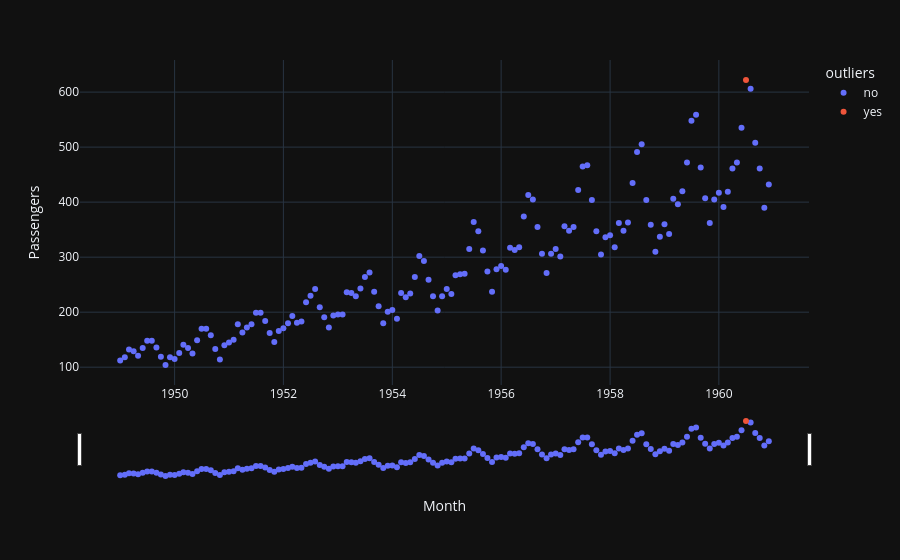

This figure's notebook cell:
### Code cell
fig = px.scatter(pas.reset_index(), x='Month', y='Passengers', color='outliers')
fig.update_xaxes(
    rangeslider_visible=True,
)
fig.show()

### Figure 1 — Plotly figure (JSON) as saved in the notebook; plotly's stock layout.template omitted (floating-point values rounded to 4 significant figures; data arrays with more than 128 entries replaced by an {"elided": "..."} marker saying what was removed)
{"data": [{"hovertemplate": "outliers=no<br>Month=%{x}<br>Passengers=%{y}<extra></extra>", "legendgroup": "no", "marker": {"color": "#636efa", "symbol": "circle"}, "mode": "markers", "name": "no", "orientation": "v", "showlegend": true, "x": {"elided": "143 str values"}, "xaxis": "x", "y": {"elided": "143 int values"}, "yaxis": "y", "type": "scatter"}, {"hovertemplate": "outliers=yes<br>Month=%{x}<br>Passengers=%{y}<extra></extra>", "legendgroup": "yes", "marker": {"color": "#EF553B", "symbol": "circle"}, "mode": "markers", "name": "yes", "orientation": "v", "showlegend": true, "x": ["1960-07-01T00:00:00.000000000"], "xaxis": "x", "y": [622], "yaxis": "y", "type": "scatter"}], "layout": {"xaxis": {"anchor": "y", "domain": [0.0, 1.0], "title": {"text": "Month"}, "rangeslider": {"visible": true}}, "yaxis": {"anchor": "x", "domain": [0.0, 1.0], "title": {"text": "Passengers"}}, "legend": {"title": {"text": "outliers"}, "tracegroupgap": 0}, "margin": {"t": 60}}}
